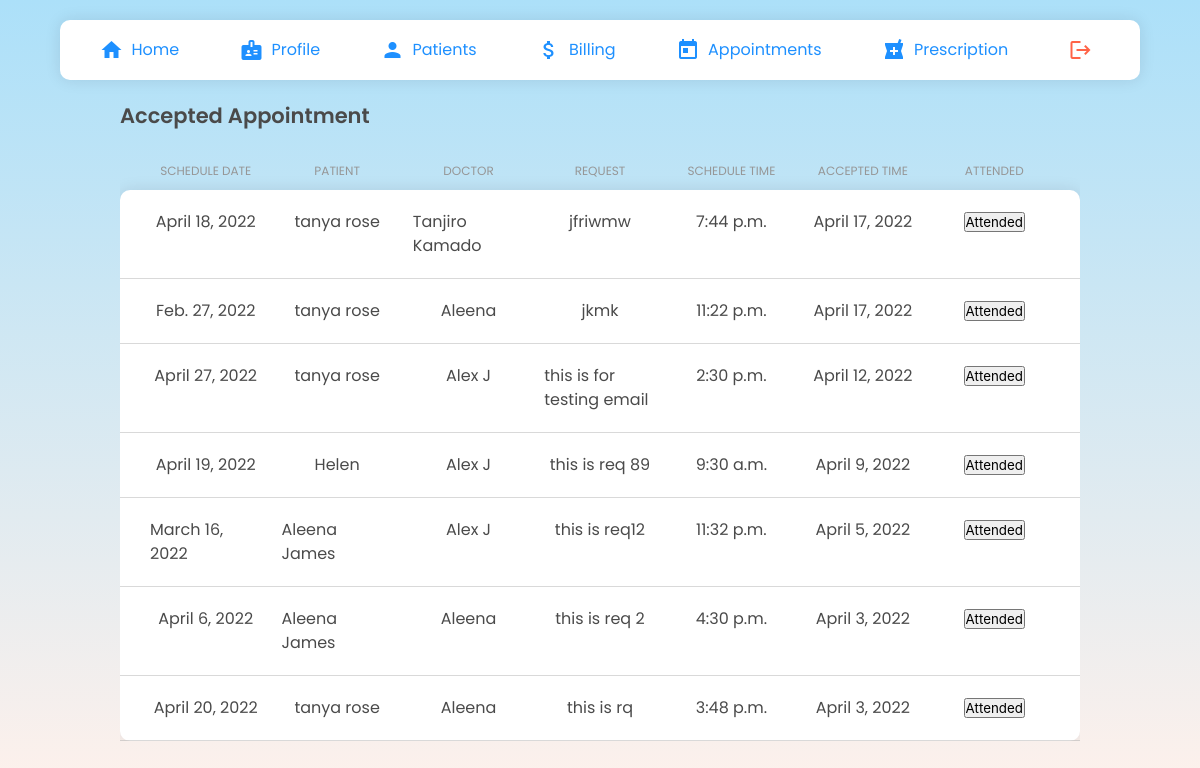
/doctors/attend_apt/ (signed in), run on an earlier commit of the app's database.
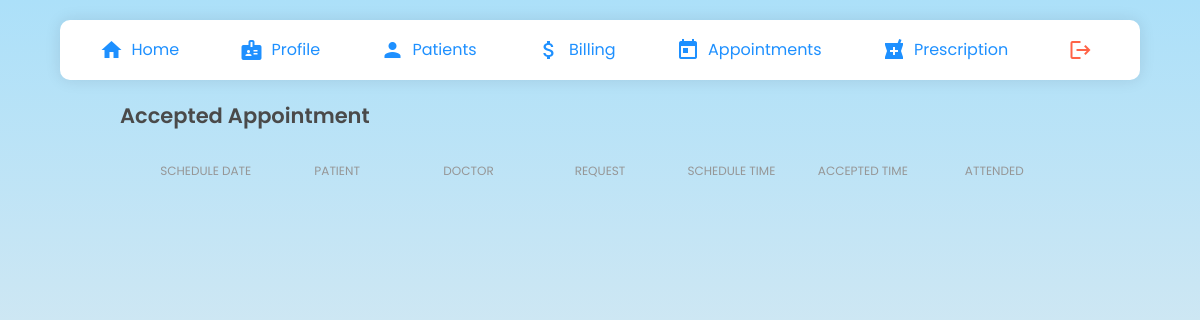
And on a later commit of the database.
### clinic/models.py (models this page shows, shortened)
class Schedule(models.Model):
    STATUS = ( ('Confirmed','Confirmed'), ('Cancel','Cancel'), ('Attended','Attended'), ('Pending','Pending'))
    scheduleDate = models.DateField(validators =  [MinValueValidator(datetime.date.today), MaxValueValidator(datetime.date.today() + datetime.timedelta(days=14))])
    scheduleTime = models.TimeField(blank=True, null=True, validators=[MinValueValidator(datetime.time(10,0,0)), MaxValueValidator(datetime.time(18,0,0))])
    accepted = models.BooleanField(default=False)
    accepted_date = models.DateField(auto_now_add=False, null=True, blank=True)
    request = models.TextField(blank=True)
    status = models.CharField(null=True, max_length=10, choices=STATUS,blank=True)
    patient =  models.ForeignKey('patients.Patient', null=True, on_delete= models.CASCADE)
    doctor = models.ForeignKey('doctors.Doctors', null=True, on_delete=models.CASCADE)
    date_created= models.DateTimeField(auto_now_add=True, null=True)
    class Meta:
        ordering = ["-date_created"]

### patients/models.py (models this page shows, shortened)
class Patient(models.Model):
    user = models.OneToOneField(User, on_delete= models.CASCADE, primary_key= True)
    pname=models.CharField(max_length=200, null=True)
    age=models.CharField(max_length=4, null=True)
    gender= models.CharField(max_length=6, null=True)
    email=models.CharField(max_length=200, null=True)
    address= models.CharField(max_length=500, null=True)
    phone_regex = RegexValidator( regex = r'^\+?1?\d{9,10}$', message ="Phone number must be entered in the format +919999999999. Up to 10 digits allowed.")
    phone = models.CharField('Phone',validators =[phone_regex], max_length=10, unique = True,null=True)
    date_created= models.DateTimeField(auto_now_add=True, null=True)

### doctors/models.py (models this page shows, shortened)
class Doctors(models.Model):
    ROLE = (
			('Doctor', 'Doctor'),
			('Staff', 'Staff'),
			)
    user = models.OneToOneField(User, on_delete= models.CASCADE, primary_key= True)
    dname = models.CharField(max_length=200, null=True)
    phone = models.CharField(max_length=200, null=True)
    email = models.CharField(max_length=200, null=True)
    date_created = models.DateTimeField(auto_now_add=True, null=True)
    gender= models.CharField(max_length=200, null=True)
    role = models.CharField(max_length=200, null=True,choices=ROLE)
    specialisation = models.CharField(max_length=200, null=True)
    address= models.CharField(max_length=200, null=True)

### doctors/views.py (the view, shortened to what this page needs)
# urls.py: path('attend_apt/', Attendedapt.as_view(),name="atdapt"),
class Attendedapt(LoginRequiredMixin,ListView):
    template_name = "doctors/attend_apt.html"
    model = Schedule
    context_object_name= "apt"
    def get_context_data(self,*args, **kwargs):
        context= super().get_context_data(**kwargs)
        apt = Schedule.objects.all()
        context.update({
            "title":"Manage Appointment"
        })
        return context

### doctors/templates/doctors/attend_apt.html (shortened to what this page needs)
{% extends 'doctors/navbar.html' %} {% load static %} {% block head %}
<link rel="stylesheet" type="text/css" href="{% static 'css/manage.css' %}" />
<link rel="stylesheet" type="text/css" href="{% static 'css/components.css' %}" />
{% endblock %} {% block content %}
<div class="manageMain">
  <div class="adcTableContainer">
    <h3>Accepted Appointment</h3>
    <div class="adcTable">
      <div class="adcRow adcHead">
        <div class="adcCell">Schedule Date</div>
        <div class="adcCell">Patient</div>
        <div class="adcCell">Doctor</div>
        <div class="adcCell">Request</div>
        <div class="adcCell">Schedule Time</div>
        <div class="adcCell">Accepted Time</div>
        <div class="adcCell">Attended</div>
      </div>
      <div class="adcRowBody">
        {% for i in apt %}
            {% if i.accepted == True %}
            <div class="adcRow">
                <div class="adcCell">{{i.scheduleDate}}</div>
                <div class="adcCell">{{i.patient.pname}}</div>
                <div class="adcCell">{{i.doctor.dname}}</div>
                <div class="adcCell">{{i.request}}</div>
                <div class="adcCell">{{i.scheduleTime}}</div>
                <div class="adcCell">{{i.accepted_date}}</div>
                <div class="adcCell">
                  <form action="" method="post">
                      <input type="submit" name="Accept" value="Attended" /></td>
                  </form>
              </div>
            </div>
            {% endif %}
        {% endfor %}
      </div>
    </div>
  </div>
</div>
    {% endblock %}

### doctors/templates/doctors/navbar.html (shortened to what this page needs)
<!DOCTYPE html>
{% load static %}
<html>
  <head>
    <link rel="stylesheet" href="{% static 'css/style.css' %}" />
    <link rel="stylesheet" href="{% static 'css/register.css' %}" />
    <link
      rel="stylesheet"
      href="https://maxst.icons8.com/vue-static/landings/line-awesome/line-awesome/1.3.0/css/line-awesome.min.css"
    />
    <link
      rel="stylesheet"
      href="https://unicons.iconscout.com/release/v4.0.0/css/line.css"
    />
    <link
      rel="stylesheet"
      href="https://cdnjs.cloudflare.com/ajax/libs/bulma/0.6.0/css/bulma.min.css"
    />
    <link
      rel="stylesheet"
      href="https://maxcdn.bootstrapcdn.com/font-awesome/4.7.0/css/font-awesome.min.css"
    />
    <link rel="stylesheet" type="text/css" href="{% static 'css/nav.css' %}" />
    {% block head %} {% endblock %}
  </head>
  <body>
    <div class="navDoctor">
      <a href="{% url 'home' %}">
        <li><i class="material-icons">home</i>Home</li>
      </a>
      <a href="{% url 'profile' %}">
        <li><i class="material-icons">badge</i>Profile</li>
      </a>
      <a href="{% url 'patient' %}">
        <li><i class="material-icons">person</i>Patients</li>
      </a>
      <a href="{% url 'crtbill' %}">
        <li><i class="material-icons">attach_money</i>Billing</li>
      </a>
      <a href="{% url 'manage-appt' %}">
        <li><i class="material-icons">today</i>Appointments</li>
      </a>
      <a href="{% url 'crtprc' %}">
        <li><i class="material-icons">local_pharmacy</i>Prescription</li>
      </a>
      <a href="{% url 'logout' %}">
        <li class="logout"><i class="material-icons">logout</i></li>
      </a>
    </div>
    {% block content %} {% endblock %}
  </body>
</html>

### static/css/style.css (style rules this page uses)
body { margin: 0; padding: 0; box-sizing: border-box; font-family: "Poppins"; text-decoration: none; list-style-type: none; }

### static/css/register.css (style rules this page uses)
* { margin: 0; padding: 0; box-sizing: border-box; font-family: "Poppins", sans-serif; }
body { height: 100vh; background-image: linear-gradient(to top, #fff1eb 0%, #ace0f9 100%); overflow: auto; width: 100%; margin-top: 0%; align-items: center; justify-content: center; }

### static/css/nav.css (style rules this page uses)
.navDoctor { width: 90%; height: 60px; background-color: white; display: flex; align-items: center; justify-content: space-evenly; border-radius: 10px; margin: 20px 0; position: fixed; top: 0; left: 50%; transform: translate(-50%, 0); z-index: 10; transition: top 0.3s; box-shadow: rgba(17, 17, 26, 0.1) 0px 0px 16px; }
.navDoctor li { list-style: none; border: 1px solid white; padding: 8px 20px; color: dodgerblue; border-radius: 10px; cursor: pointer; display: flex; align-items: center; justify-content: center; }
.logout { background-color: white !important; color: tomato !important; }
.navDoctor a { text-decoration: none; }
.navDoctor li i { margin-right: 0.5rem; }

### static/css/manage.css (style rules this page uses)
.manageMain { margin: 100px auto 20px auto; width: 80%; }
.manageMain h3 { font-size: 21px; font-weight: 600; margin-bottom: 10px; }

### static/css/components.css (style rules this page uses)
.adcTable { display: flex; flex-direction: column; margin-top: 20px; }
.adcTable .adcRow { display: flex; justify-content: space-evenly; align-items: flex-start; border-bottom: 1px solid rgba(180, 180, 180, 0.5); padding: 10px 20px; }
.adcTable .adcRow .adcCell { width: 100%; padding: 10px; display: flex; align-items: center; justify-content: center; }
.adcTableContainer { width: 100%; overflow-x: auto; overflow-y: hidden; }
.adcTable .adcHead { border-bottom: none; padding: 0 20px; }
.adcHead .adcCell { text-transform: uppercase; font-size: 12px; color: rgb(150, 150, 150); padding: 0; }

What changed in the data, as far as the page shows it:
removed Schedule: scheduleDate "April 18, 2022", patient.pname "tanya rose", doctor.dname "Tanjiro Kamado", request "jfriwmw", scheduleTime "7:44 p.m.", accepted_date "April 17, 2022"
removed Schedule: scheduleDate "Feb. 27, 2022", patient.pname "tanya rose", doctor.dname "Aleena", request "jkmk", scheduleTime "11:22 p.m.", accepted_date "April 17, 2022"
removed Schedule: scheduleDate "April 27, 2022", patient.pname "tanya rose", doctor.dname "Alex J", request "this is for testing email", scheduleTime "2:30 p.m.", accepted_date "April 12, 2022"
removed Schedule: scheduleDate "April 19, 2022", patient.pname "Helen", doctor.dname "Alex J", request "this is req 89", scheduleTime "9:30 a.m.", accepted_date "April 9, 2022"
removed Schedule: scheduleDate "March 16, 2022", patient.pname "Aleena James", doctor.dname "Alex J", request "this is req12", scheduleTime "11:32 p.m.", accepted_date "April 5, 2022"
removed Schedule: scheduleDate "April 6, 2022", patient.pname "Aleena James", doctor.dname "Aleena", request "this is req 2", scheduleTime "4:30 p.m.", accepted_date "April 3, 2022"
removed Schedule: scheduleDate "April 20, 2022", patient.pname "tanya rose", doctor.dname "Aleena", request "this is rq", scheduleTime "3:48 p.m.", accepted_date "April 3, 2022"
